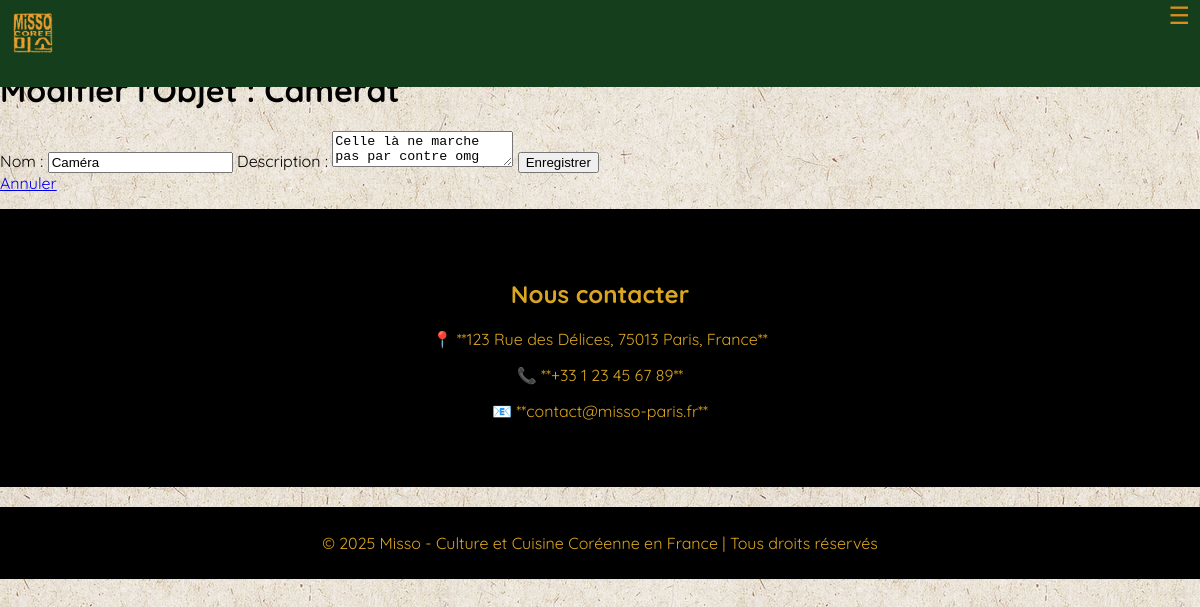
The page /objets_connectes/modifier/2/ (signed in) on the database its author committed.
### objets_connectes/models.py (models this page shows, shortened)
class ObjetConnecte(models.Model):
    TYPE_CHOICES = [
        ('camera', 'Caméra'),
        ('frigo', 'Frigo'),
        ('four', 'Four'),
    ]
    nom = models.CharField(max_length=100)  # Nom de l'objet
    description = models.TextField(blank=True, null=True)  # Description de l'objet
    niveau_requis = models.PositiveIntegerField(default=1)  # Niveau requis pour modifier l'objet
    actif = models.BooleanField(default=False)  # Statut actif/inactif
    derniere_consultation = models.DateTimeField(blank=True, null=True)  # Dernière consultation
    derniere_utilisation = models.DateTimeField(blank=True, null=True)  # Dernière utilisation
    consommation = models.FloatField(null=False, help_text="Consommation en Watt-heure")  # Consommation de l'objet en Wh
    type_objet = models.CharField(max_length=10, choices=TYPE_CHOICES, default='camera')  # Type d'objet
    temperature = models.FloatField(blank=True, null=True, help_text="Température en °C (uniquement pour frigo et four)")  # Température
    nombre_consultations = models.PositiveIntegerField(default=0, help_text="Nombre total de consultations")  # Nombre total de consultations
    nombre_utilisations = models.PositiveIntegerField(default=0, help_text="Nombre total d'activations/désactivations")  # Nombre total d'activations/désactivations

### objets_connectes/views.py (the view)
# urls.py: path("modifier/<int:objet_id>/", modifier_objet, name="modifier_objet"),
@login_required
def modifier_objet(request, objet_id):
    objet = get_object_or_404(ObjetConnecte, id=objet_id)
    if request.method == "POST":
        objet.nom = request.POST.get("nom")
        objet.save()
        action = f"L'utilisateur {request.user.username} a modifié l'objet {objet.nom}."
        enregistrer_historique(request.user, action)
        return redirect("liste_objets")
    return render(request, "objets_connectes/modifier_objet.html", {"objet": objet})

### objets_connectes/templates/objets_connectes/modifier_objet.html (shortened to what this page needs)
{%extends "objets_connectes/base.html"%}
{%block title%}Modifier l'Objet : {{ objet.nom }}t{%endblock%}
{%block content%}
    <form method="post">
        <label for="nom">Nom :</label>
        <input type="text" name="nom" id="nom" value="{{ objet.nom }}" required>
        <label for="description">Description :</label>
        <textarea name="description" id="description">{{ objet.description }}</textarea>
        <button type="submit">Enregistrer</button>
    </form>
    <a href="{% url 'liste_objets' %}">Annuler</a>
{%endblock%}

### utilisateurs/static/utilisateurs/objets.css (style rules this page uses)
body { font-family: 'Quicksand', sans-serif; margin: 0; padding: 0; display: block; overflow-y: auto; min-height: 100vh; margin: 0; padding: 0; background-image: url('../restaurant/img/texture.jpg'); }

### utilisateurs/static/utilisateurs/navigation.css (style rules this page uses)
* { box-sizing: border-box; }
body { margin-top: 70px; }

### rows shown on the page
ObjetConnecte: nom "Caméra", description "Celle là ne marche pas par contre omg"
